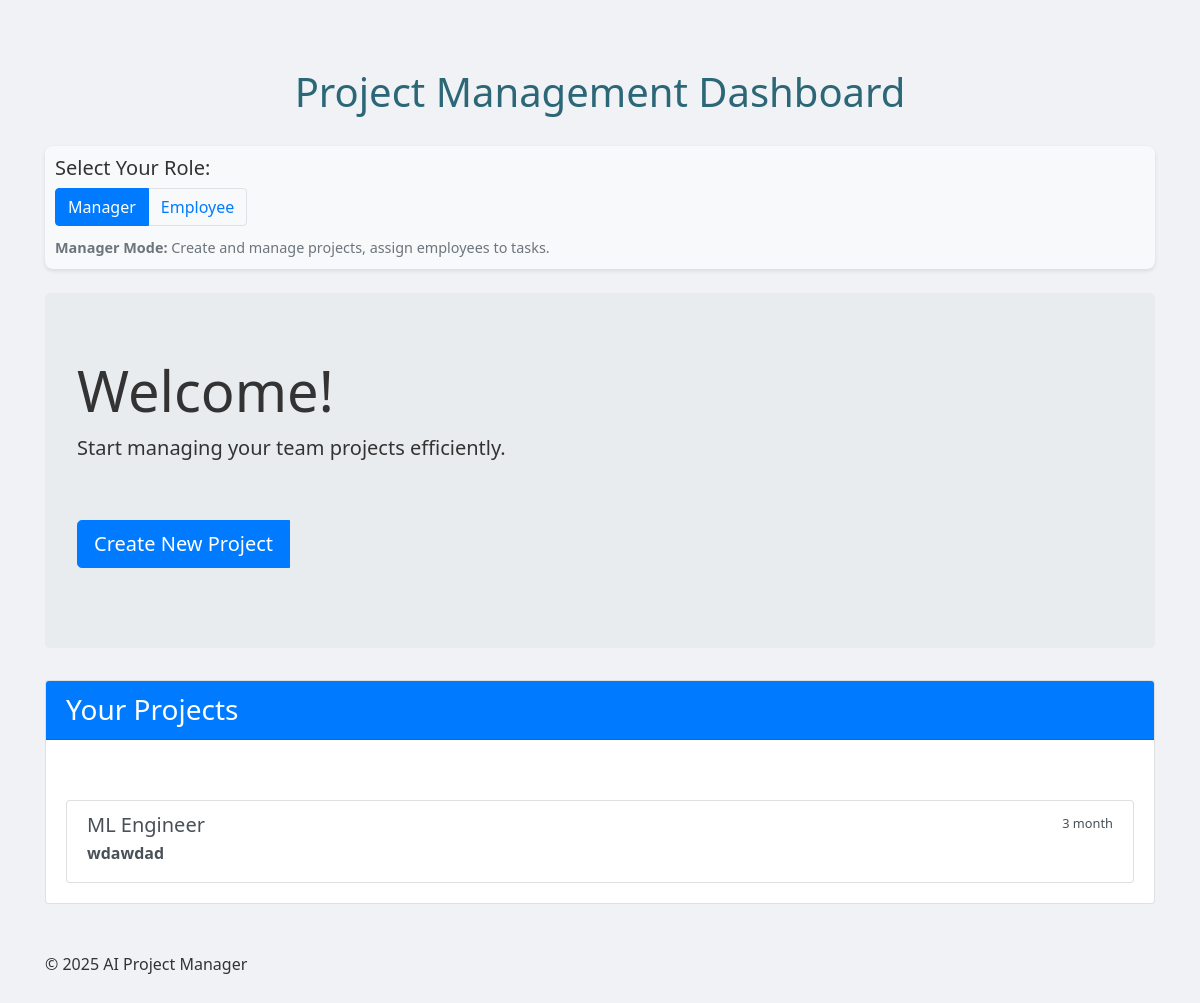
Before: / with the older database file.
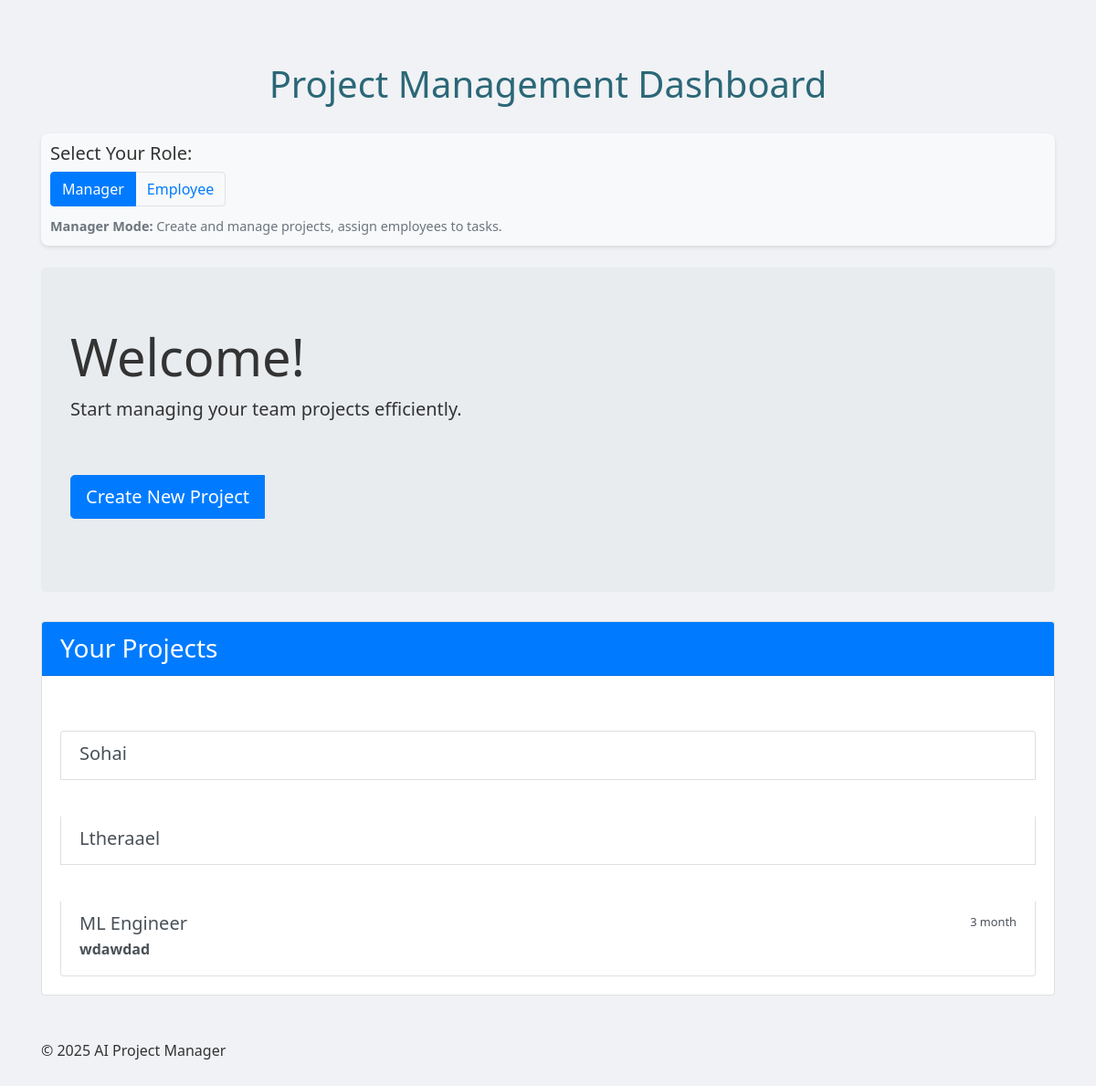
After: the same page with the newer database file.
### tables this page shows
CREATE TABLE projects (
            id INTEGER PRIMARY KEY AUTOINCREMENT,
            project_name TEXT UNIQUE,
            project_data TEXT
        );

### app.py (the view)
@app.route('/')
def home():
    projects = get_all_projects()
    return render_template('home.html', projects=projects)

### database.py (called while the page is built)
def get_all_projects():
    conn = sqlite3.connect(DB_PATH)
    c = conn.cursor()
    c.execute('SELECT project_name, project_data FROM projects')
    rows = c.fetchall()
    conn.close()
    projects = []
    for row in rows:
        project_id = row[0]
        project_data = json.loads(row[1])
        projects.append({
            "id": project_id,
            "name": project_data.get("ProjectName") or "Unnamed Project",
            "description": project_data.get("ProjectDescription") or "",
            "duration": project_data.get("ProjectDuration") or ""
        })
    return projects

### templates/home.html (shortened to what this page needs)
<!DOCTYPE html>
<html lang="en">
<head>
    <link href="https://stackpath.bootstrapcdn.com/bootstrap/4.5.2/css/bootstrap.min.css" rel="stylesheet">
    <link rel="stylesheet" href="{{ url_for('static', filename='style.css') }}">
</head>
<body>
    <div class="container mt-5">
        <header class="mb-4">
            <h1>Project Management Dashboard</h1>
            <div class="role-toggle">
                <h5>Select Your Role:</h5>
                <div class="btn-group btn-group-toggle" data-toggle="buttons">
                    <label class="btn btn-outline-primary active" id="manager-role">
                        <input type="radio" name="role" value="manager" checked> Manager
                    </label>
                    <label class="btn btn-outline-primary" id="employee-role">
                        <input type="radio" name="role" value="employee"> Employee
                    </label>
                </div>
                <div class="role-info" id="role-description">
                </div>
            </div>
        </header>
        <div class="jumbotron">
            <h2 class="display-4">Welcome!</h2>
            <p class="lead">Start managing your team projects efficiently.</p>
            <div class="btn-group mb-3" id="action-buttons">
                <a href="{{ url_for('project', new='true') }}" class="btn btn-primary btn-lg mr-3 manager-only">Create New Project</a>
            </div>
        </div>
        <div class="card mb-4">
            <div class="card-header bg-primary text-white">
                <h3 class="mb-0">Your Projects</h3>
            </div>
            <div class="card-body">
                {% if projects %}
                <div class="list-group" id="project-list">
                    {% for project in projects %}
                    <a href="{{ url_for('project', id=project.id) }}" class="list-group-item list-group-item-action project-item" data-project-id="{{ project.id }}">
                        <div class="d-flex w-100 justify-content-between">
                            <h5 class="mb-1">{{ project.name }}</h5>
                            {% if project.duration %}
                            <small>{{ project.duration }}</small>
                            {% endif %}
                        </div>
                        {% if project.description %}
                        <p class="mb-1">{{ project.description }}</p>
                        {% endif %}
                    </a>
                    {% endfor %}
                </div>
                {% else %}
                <p class="text-muted">No projects yet. Create your first project to get started!</p>
                {% endif %}
            </div>
        </div>
        <footer class="mt-5">
            <p>&copy; 2025 AI Project Manager</p>
        </footer>
    </div>
</body>
</html>

### static/style.css (style rules this page uses)
body { font-family: 'Segoe UI', Tahoma, Geneva, Verdana, sans-serif; background: #f0f2f5; color: #333; padding: 20px; line-height: 1.6; }
h1 { text-align: center; color: #2b6777; margin-bottom: 30px; }
a { display: inline-block; margin-top: 40px; text-decoration: none; font-weight: bold; color: #52ab98; transition: color 0.3s ease; }

### templates/home.html (style rules this page uses)
.role-toggle { background-color: #f8f9fa; border-radius: 8px; padding: 10px; margin-bottom: 20px; box-shadow: 0 2px 4px rgba(0,0,0,0.1); }
.role-toggle .btn-group .btn { box-shadow: none; border: 1px solid #dee2e6; }
.role-toggle .btn-group .active { background-color: #2b6777; color: white; border-color: #2b6777; }
.role-info { margin-top: 10px; font-size: 0.9rem; color: #6c757d; }

Changed rows visible on the page:
added projects: name "Sohai"
added projects: name "Ltheraael"
